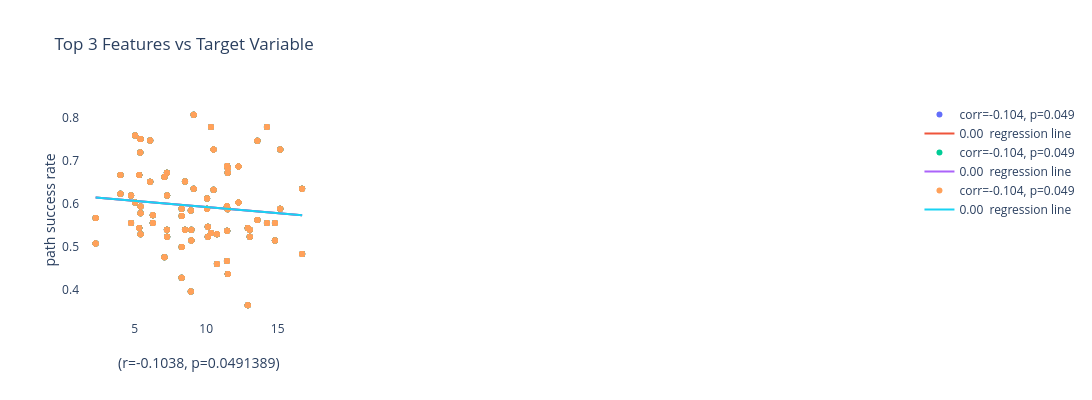
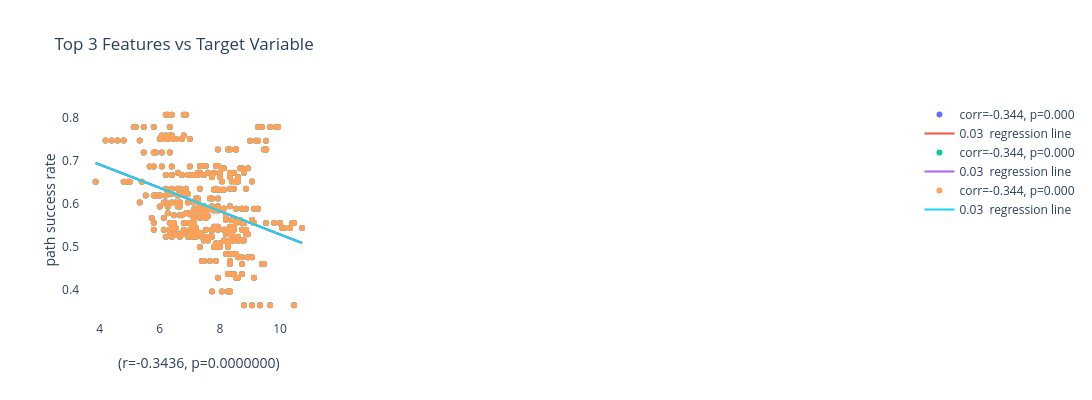
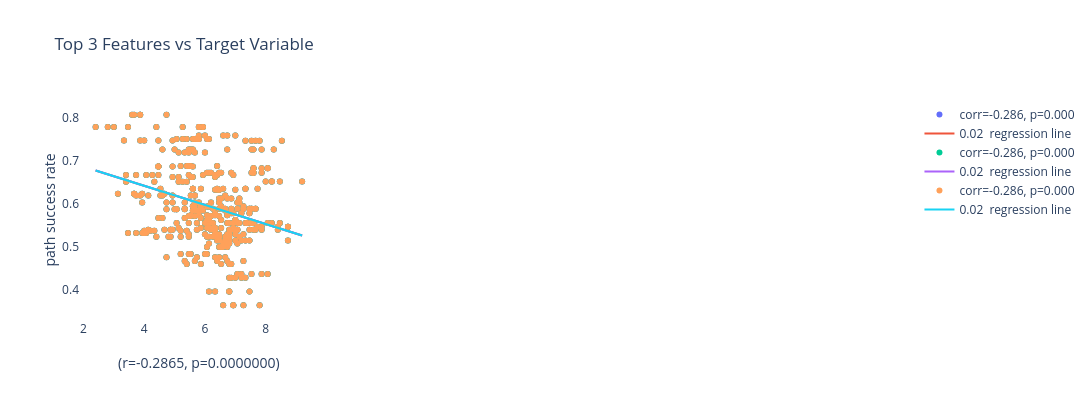
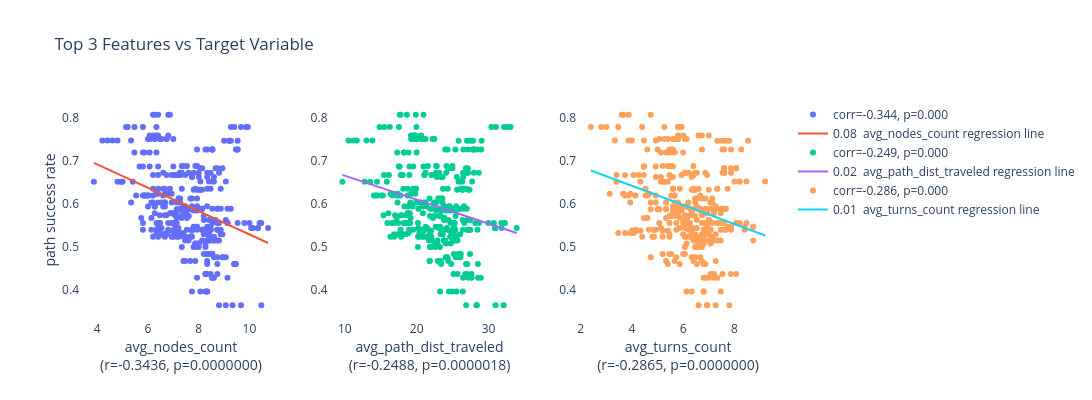

The notebook cell these images were saved under, in order:
### Code cell
# STATIC EVALUATION

print("Euclid")
run_evaluate_regression(static_features[:,0].reshape(-1, 1), accuracies, feature_str="euclid_distance, path_distance, num_nodes, avg_path_dist_traveled, avg_nodes_count, avg_turns_count", axes=["", "", ""])

print("avg_nodes_count")
run_evaluate_regression(static_features[:,-2].reshape(-1, 1), accuracies, feature_str="euclid_distance, path_distance, num_nodes, avg_path_dist_traveled, avg_nodes_count, avg_turns_count", axes=["", "", ""])

print("avg_turns_count")
run_evaluate_regression(static_features[:,-1].reshape(-1, 1), accuracies, feature_str="euclid_distance, path_distance, num_nodes, avg_path_dist_traveled, avg_nodes_count, avg_turns_count", axes=["", "", ""])

print("all static")
run_evaluate_regression(static_features, accuracies, feature_str="euclid_distance, path_distance, num_nodes, avg_path_dist_traveled, avg_nodes_count, avg_turns_count", axes=["", "", ""])
